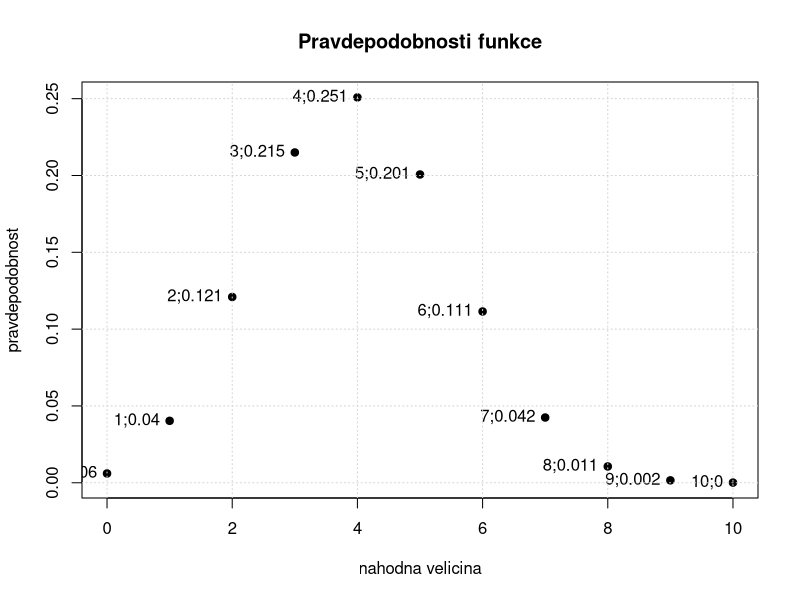
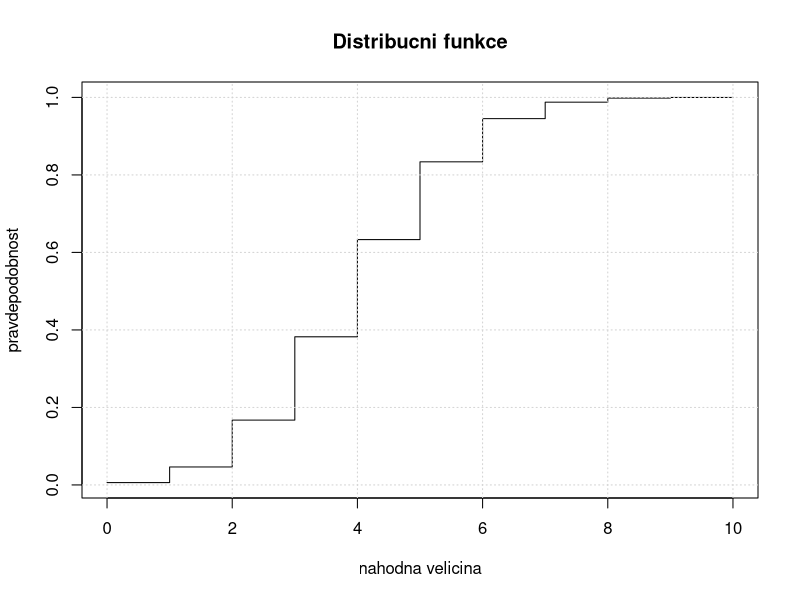
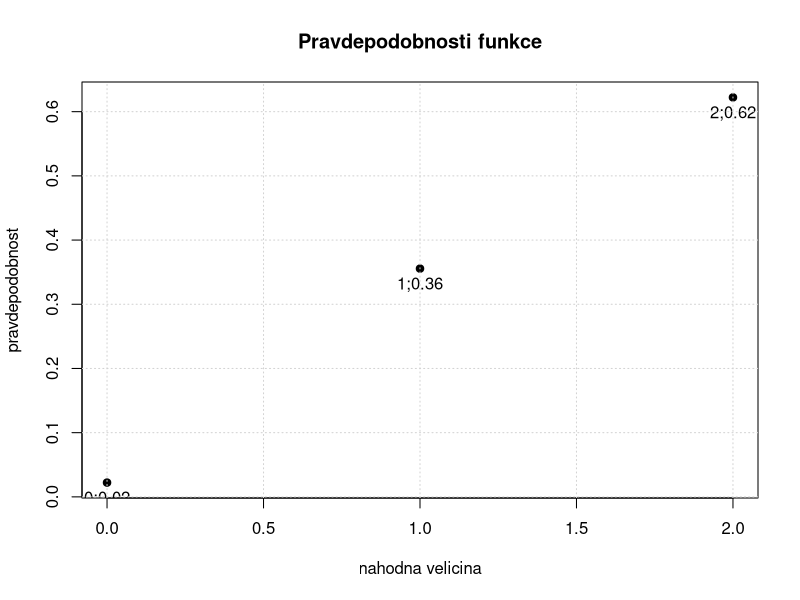
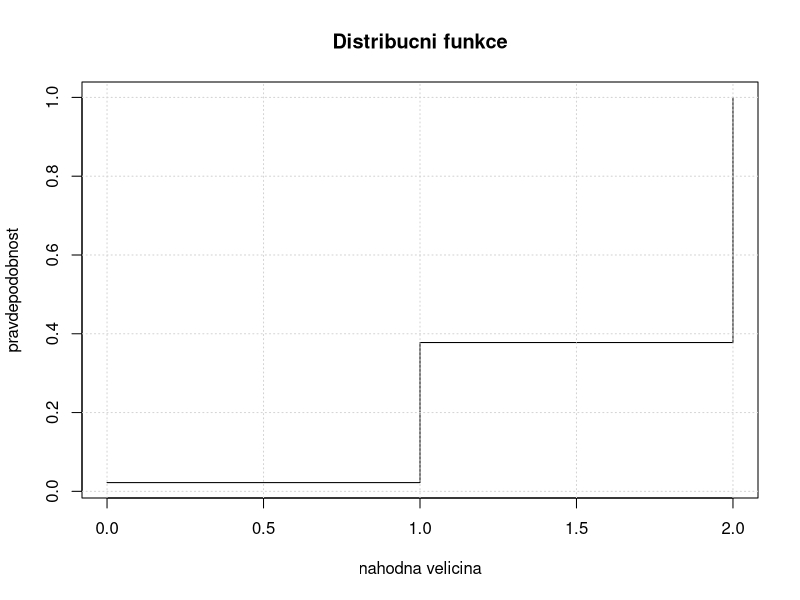
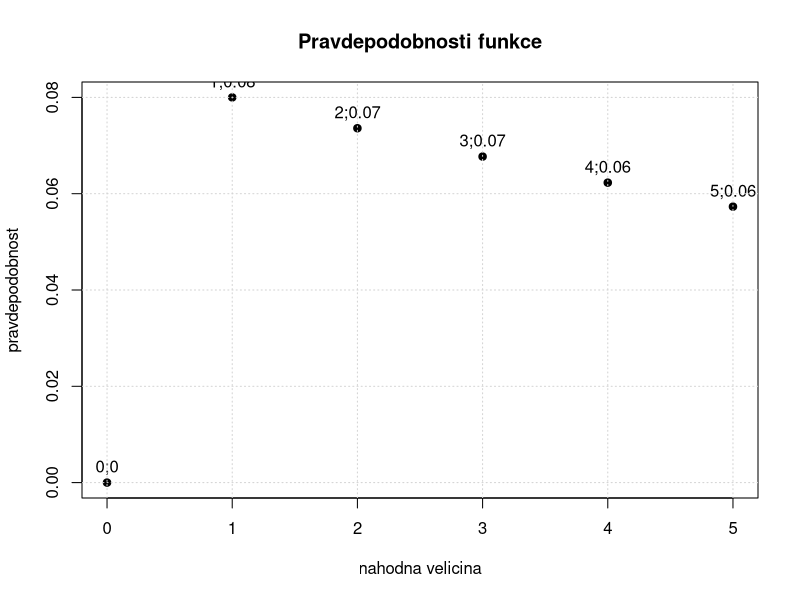
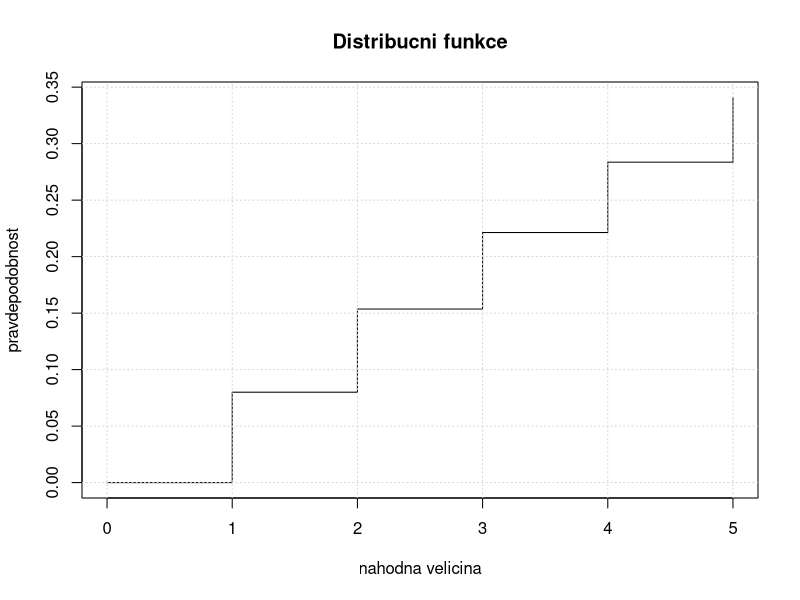
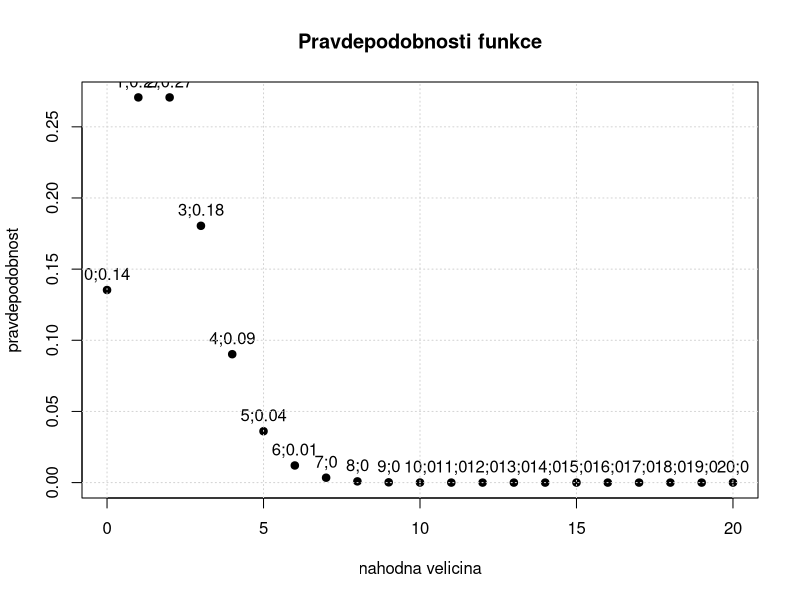
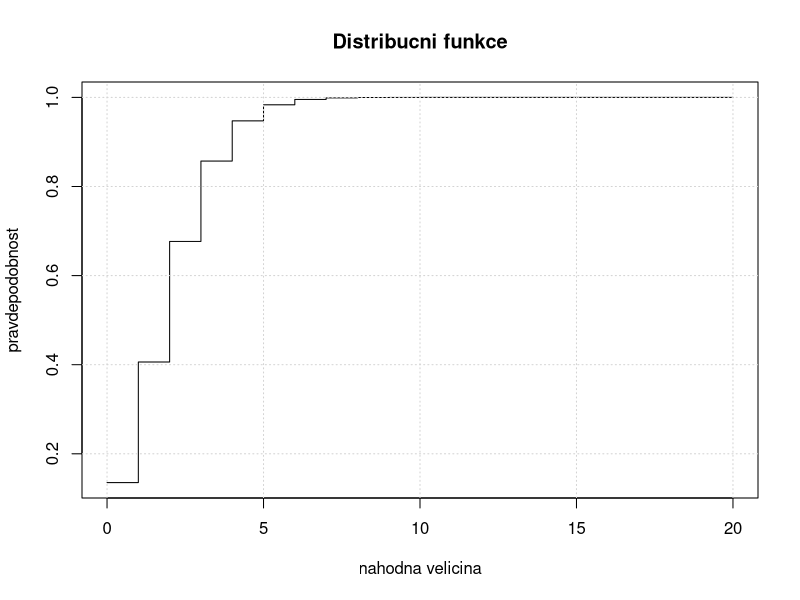

Recreate these plots in R, in order.
## ---- chunk 1
# pravdepodobnostni funkce
BIN_PF <- function(to, prob, pos) {
  P_x = dbinom(0:to, to, prob)
  plot(0:to, P_x, type="p",
       xlab="nahodna velicina", ylab="pravdepodobnost", 
       main="Pravdepodobnosti funkce",pch=19)
  text(0:to, P_x, paste(0:to,";",round(P_x, digits=3),sep=""), pos=pos)
  grid()
  P_x = round(P_x, 3)
  P_x[to + 1] = 1 - sum(P_x[1:to])
  tab = rbind(0:to, P_x)
  rownames(tab) = c("x", "P(x)")
  tab
}

# distribucni funkce
BIN_DF <- function(to, prob) {
  P_x = dbinom(0:to, to, prob)
  F_x = cumsum(P_x)
  plot(0:to, F_x, type="s",
       xlab="nahodna velicina", ylab="pravdepodobnost", 
       main="Distribucni funkce")
  grid()
  F_x = round(F_x, 3)
  F_x[to + 1] = 1 - sum(F_x[1:to])
  tab = rbind(0:to, F_x)
  rownames(tab) = c("x", "F(x)")
  tab
}

# vypocetni funkce
BIN <- function(type, k, n, pi, prob) {
  if (type == "=") {
    return (paste("Pravdepodobnost v R (dbinom(k,n,π)):", dbinom(k, n, pi)))
  }
  if (type == "<") {
    return (paste("Pravdepodobnost v R (pbinom(k,n,π)):", pbinom(k, n, pi)))
  }
  if (type == "q") {
    return (paste(prob*100, "% kvantil v R (qbinom(prob,n,π)): ", qbinom(prob, n, pi), sep = ""))
  }
}

# stredni hodnota
BIN_E <- function(n, pi) {
  return (paste("Stredni hodnota:", n * pi))
}

# rozptyl
BIN_D <- function(n, pi) {
  return (paste("Rozptyl:", n * pi * (1 - pi)))
}
## ---- chunk 2
n = 10      # počet pokusů
pi = 0.4    # pravděpodobnost úspěchu
k = 3       # hodnota nabývající náhodné veličiny ze zadání
prob = 0.1

BIN("q", k, n, pi, prob)
BIN_E(n, pi)
BIN_D(n, pi)

# --------- #

pos = 2    # pozice čísel (1 = dole, 3 = nahoře)

BIN_PF(n, pi, pos)
BIN_DF(n, pi)
## ---- chunk 3
# pravdepodobnostni funkce
HYPER_PF <- function(to, N, M, n, pos) {
  P_x = dhyper(0:to, M, N - M, n)
  plot(0:to, P_x, type="p",
       xlab="nahodna velicina", ylab="pravdepodobnost", 
       main="Pravdepodobnosti funkce",pch=19)
  text(0:to, P_x, paste(0:to,";",round(P_x, digits=2),sep=""), pos=pos)
  grid()
  P_x = round(P_x, 3)
  P_x[to + 1] = 1 - sum(P_x[1:to])
  tab = rbind(0:to, P_x)
  rownames(tab) = c("x", "P(x)")
  tab
}

# distribucni funkce
HYPER_DF <- function(to, N, M, n) {
  P_x = dhyper(0:to, M, N - M, n)
  F_x = cumsum(P_x)
  plot(0:to, F_x, type="s",
       xlab="nahodna velicina", ylab="pravdepodobnost", 
       main="Distribucni funkce")
  grid()
  F_x = round(F_x, 3)
  F_x[to + 1] = 1 - sum(F_x[1:to])
  tab = rbind(0:to, F_x)
  rownames(tab) = c("x", "F(x)")
  tab
}

# vypocetni funkce
HYPER <- function(type, k, N, M, n, prob) {
  if (type == "=") {
    return (paste("Pravdepodobnost v R (dhyper(k,M,N-M,n)):", dhyper(k, M, N - M, n)))
  }
  if (type == "<") {
    return (paste("Pravdepodobnost v R (phyper(k,M,N-M,n)):", phyper(k, M, N - M, n)))
  }
  if (type == "q") {
    return (paste(prob*100, "% kvantil v R (qhyper(prob,M,N-M,n)): ", qhyper(prob, M, N - M, n), sep = ""))
  }
}

# stredni hodnota
HYPER_E <- function(n, N, M) {
  return (paste("Stredni hodnota:", n * (M / N)))
}

# rozptyl
HYPER_D <- function(n, N, M) {
  return (paste("Rozptyl:", n * (M / N) * (1 - M / N) * ((N - n) / (N - 1))))
}
## ---- chunk 4

N = 10     # počet prvků v souboru
M = 8      # počet prvků s dannou vlastností  
n = 2      # počet vybíraných prvků
k = 2       # hodnota nabývající náhodné veličiny za zadání
prob = 0.5

HYPER("q", k, N, M, n, prob)
HYPER_E(n, N, M)
HYPER_D(n, N, M)

# --------- #

pos = 1     # pozice čísel (1 = dole, 3 = nahoře)

HYPER_PF(n, N, M, n, pos)
HYPER_DF(n, N, M, n)
## ---- chunk 5
# pravdepodobnostni funkce
NBIN_PF <- function(to, k, prob, pos) {
  P_x = dnbinom((0:to) - k, k, prob)
  plot(0:to, P_x, type="p",
       xlab="nahodna velicina", ylab="pravdepodobnost", 
       main="Pravdepodobnosti funkce",pch=19)
  text(0:to, P_x, paste(0:to,";",round(P_x, digits=2),sep=""), pos=pos)
  grid()
  P_x = round(P_x, 3)
  P_x[to + 1] = 1 - sum(P_x[1:to])
  tab = rbind(0:to, P_x)
  rownames(tab) = c("x", "P(x)")
  tab
}

# distribucni funkce
NBIN_DF <- function(to, k, prob) {
  P_x = dnbinom((0:to) - k, k, prob)
  F_x = cumsum(P_x)
  plot(0:to, F_x, type="s",
       xlab="nahodna velicina", ylab="pravdepodobnost", 
       main="Distribucni funkce")
  grid()
  F_x = round(F_x, 3)
  F_x[to + 1] = 1 - sum(F_x[1:to])
  tab = rbind(0:to, F_x)
  rownames(tab) = c("x", "F(x)")
  tab
}

# vypocetni funkce
NBIN <- function(type, k, K, pi, prob) {
  if (type == "=") {
    return (paste("Pravdepodobnost v R (dnbinom(k-K,K,π)):", dnbinom(k - K, K, pi)))
  }
  if (type == "<") {
    return (paste("Pravdepodobnost v R (pnbinom(k-K,K,π)):", pnbinom(k - K, K, pi)))
  }
  if (type == "q") {
    return (paste(prob*100, "% kvantil v R (qnbinom(prob,K,π)): ", qnbinom(prob, K, pi) + K, sep = ""))
  }
}

# stredni hodnota
NBIN_E <- function(K, pi) {
  return (paste("Stredni hodnota:", K / pi))
}

# rozptyl
NBIN_D <- function(K, pi) {
  return (paste("Rozptyl:", (K * (1 - pi)) / (pi * pi)))
}
## ---- chunk 6
K = 1       # požadovaný kátý pokus ze zadání
pi = 0.08   # pravděpodobnost úspěchu pokusu
k = 5       # počet pokusů pro hledanou pravděpodobnost
prob = 0.5

NBIN("<", k, K, pi, prob)
NBIN_E(K, pi)
NBIN_D(K, pi)

# --------- #

pos = 3     # pozice čísel (1 = dole, 3 = nahoře)
count = 5  # zobrazení hodnot náhodné veličiny

NBIN_PF(count, K, pi, pos)
NBIN_DF(count, K, pi)
## ---- chunk 7
# pravdepodobnostni funkce
POIS_PF <- function(to, lambda, t, pos) {
  P_x = dpois(0:to, lambda * t)
  plot(0:to, P_x, type="p",
       xlab="nahodna velicina", ylab="pravdepodobnost", 
       main="Pravdepodobnosti funkce",pch=19)
  text(0:to, P_x, paste(0:to,";",round(P_x, digits=2),sep=""), pos=pos)
  grid()
  P_x = round(P_x, 3)
  P_x[to + 1] = 1 - sum(P_x[1:to])
  tab = rbind(0:to, P_x)
  rownames(tab) = c("x", "P(x)")
  tab
}

# distribucni funkce
POIS_DF <- function(to, lambda, t) {
  P_x = dpois(0:to, lambda * t)
  F_x = cumsum(P_x)
  plot(0:to, F_x, type="s",
       xlab="nahodna velicina", ylab="pravdepodobnost", 
       main="Distribucni funkce")
  grid()
  F_x = round(F_x, 3)
  F_x[to + 1] = 1 - sum(F_x[1:to])
  tab = rbind(0:to, F_x)
  rownames(tab) = c("x", "F(x)")
  tab
}

# vypocetni funkce
POIS <- function(type, k, lambda, t, prob) {
  if (type == "=") {
    return (paste("Pravdepodobnost v R (dpois(k,λ*t)):", dpois(k, lambda * t)))  
  }
  if (type == "<") {
    return (paste("Pravdepodobnost v R (ppois(k,λ*t)):", ppois(k, lambda * t)))  
  }
  if (type == "q") {
    return (paste(prob*100, "% kvantil v R (qpois(prob,λ*t)):", qpois(prob, lambda * t), sep = ""))
  }
}

# stredni hodnota
POIS_E <- function(lambda, t) {
  return (paste("Stredni hodnota:", lambda * t))
}

# rozptyl
POIS_D <- function(lambda, t) {
  return (paste("Rozptyl:", lambda * t))
}
## ---- chunk 8
lambda = 1/50    # pravděpodobnost výskytu ke kontextu plochy nebo času
t = 100            # velikost uzavřené plochy, časová doba
k = 3         # počet pokusů pro hledanou pravděpodobnost
prob = 0.5

POIS("<", k, lambda, t, prob)
POIS_E(lambda, t)
POIS_D(lambda, t)

# --------- #

pos = 3     # pozice čísel (1 = dole, 3 = nahoře)
count = 20  # zobrazení hodnot náhodné veličiny

POIS_PF(count, lambda, t, pos)
POIS_DF(count, lambda, t)
